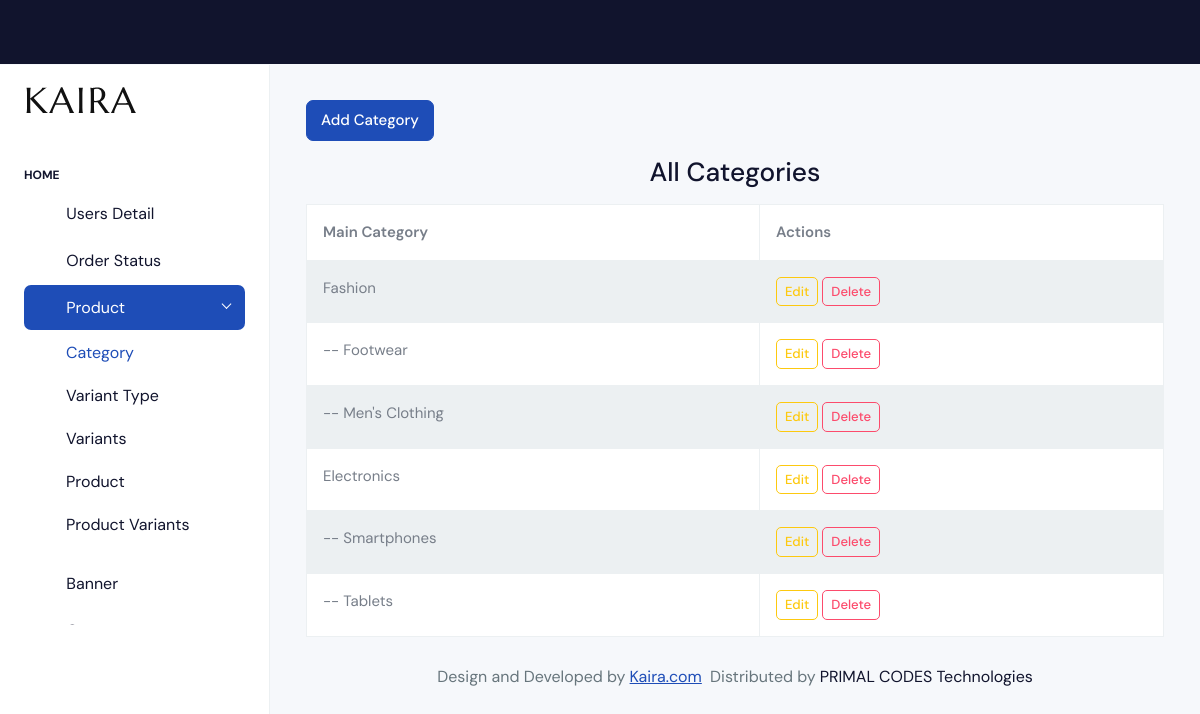
Screenshot of /category_display (signed in) with the database file from the repository.
### Ekartapp/models.py (models this page shows, shortened)
class Category(models.Model):
    name= models.CharField(max_length=200)
    parent = models.ForeignKey('self',on_delete=models.CASCADE,related_name='subcategory', null=True,blank=True) # Parent = Null : then its main category
    status = models.BooleanField(default=True)
    created_at = models.DateTimeField(auto_now_add=True)

### Ekartapp/admin_views.py (the view)
# urls.py: path('category_display',admin_views.categoryDisplay,name='categoryDisplay'),
@login_required(login_url='login1')
def categoryDisplay(request):
    categoreis = Category.objects.filter(status=True).order_by('-created_at')
    return render(request,'admin/categoriesDisplay.html',{'categories':categoreis})

### template/admin/categoriesDisplay.html (shortened to what this page needs)
{% extends 'admin/adminDashboard.html' %}
{% load static %}
{% block content %}
<div class="container">
  <div class="row">
    <a href="{% url 'categoryForm' %}">
      <button class="btn btn-primary mb-3">Add Category</button>
    </a>
    <h3 class="text-center mb-3">All Categories</h3>
    <div class="col">
      <table class="table table-bordered table-striped">
        <thead class="thead-dark">
          <tr>
            <th>Main Category</th>
            <th>Actions</th>
          </tr>
        </thead>
        <tbody>
          {% for category in categories %}
            {% if not category.parent and category.status %}
              <tr>
                  <td>{{ category.name }}</td>
                  <td>
                      <a href="{% url 'categoryEdit' category.id %}" class="btn btn-sm btn-outline-warning">Edit</a>
                      <a href="{% url 'categoryDelete' category.id %}" class="btn btn-sm btn-outline-danger">Delete</a>
                  </td>
              </tr>
                  {% for sub in category.subcategory.all %}
                    {% if sub.status %}
                          <tr>
                              <td>-- {{ sub.name }}</td>
                              <td>
                                  <a href="{% url 'categoryEdit' sub.id %}" class="btn btn-sm btn-outline-warning">Edit</a>
                                  <a href="{% url 'categoryDelete' sub.id %}" class="btn btn-sm btn-outline-danger">Delete</a>
                              </td>
                          </tr>
                      {% endif %}
                  {% endfor %}
              {% endif %}
          {% endfor %}
        </tbody>
      </table>
    </div>
  </div>
</div>
{% endblock %}

### rows the page displays
Category: name "Fashion"
Category: name "Footwear"
Category: name "Men's Clothing"
Category: name "Electronics"
Category: name "Smartphones"
Category: name "Tablets"
